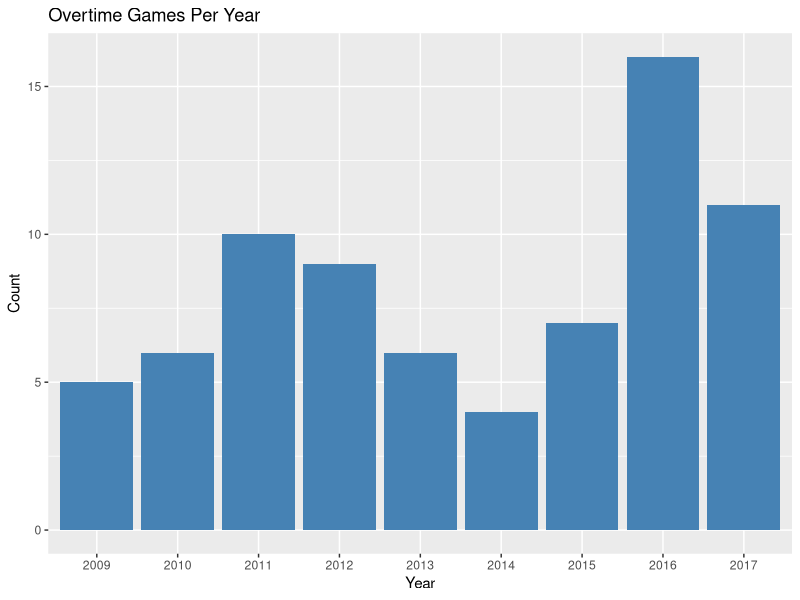
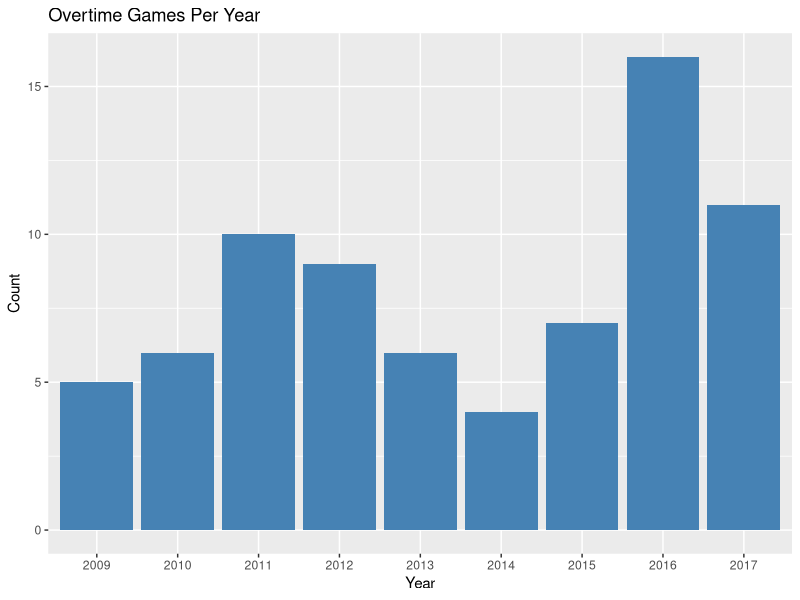

Write R code to recreate these figures, in order.
library('ggplot2')

df <- read.csv('overtime_counts.csv')

df$year <- as.factor(df$year)
ggplot(df, aes(x = year, y = count)) +
    geom_bar(stat = 'identity', fill = 'steelblue') +
    labs(x = 'Year',y =  'Count', title = 'Overtime Games Per Year')

ggsave('overtime_count.pdf')
